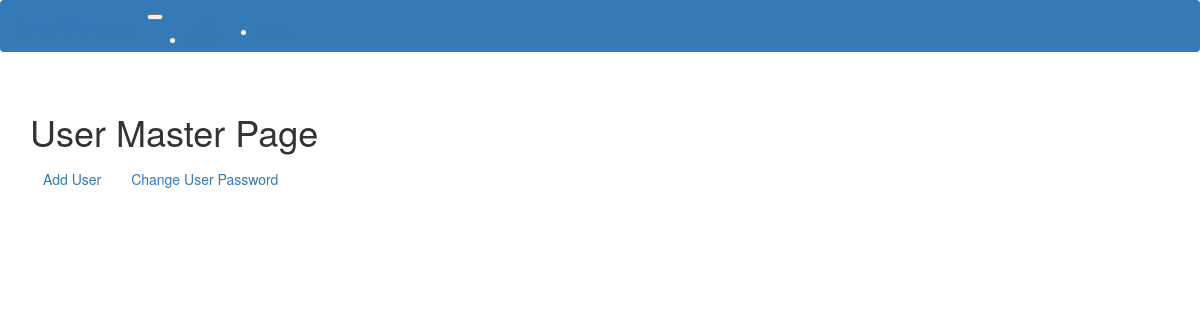
The app's page /master-user/, older data.
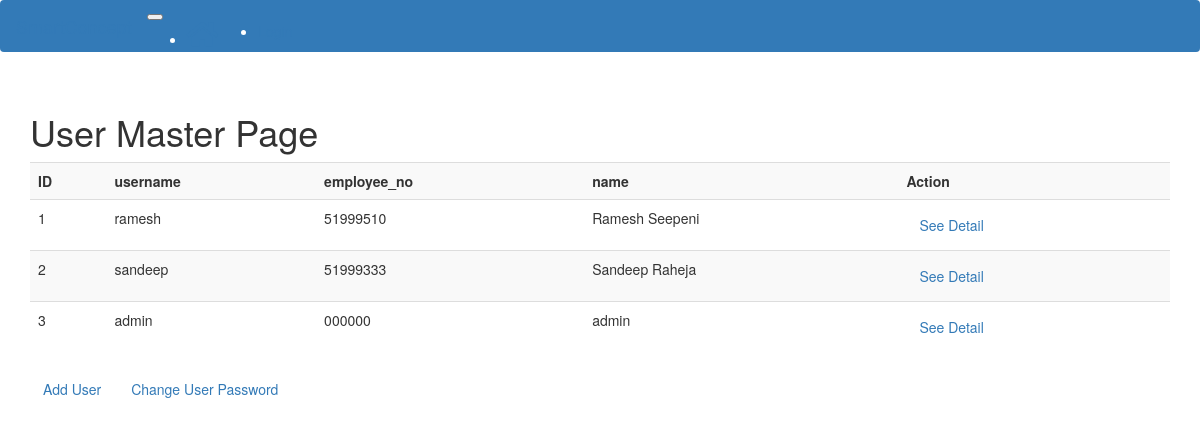
The same page, newer data.
### application/models.py (models this page shows, shortened)
class User(UserMixin, db.Model):
    id = db.Column(db.Integer, primary_key=True)
    username = db.Column(db.String(128), index=True, unique=True)
    name = db.Column(db.String(128))
    employee_no = db.Column(db.String(10), index=True, unique=True)
    email = db.Column(db.String(128), index=True, unique=True)
    password_hash = db.Column(db.String(128))
    last_seen = db.Column(db.DateTime, default=datetime.utcnow)
    posts = db.relationship('Post', backref='author', lazy='dynamic')

### application/views.py (the view)
@app.route('/master-user/', methods=['GET', 'POST'])
def masterUser():
    q = User.query.all()
    return render_template('master-user.html', items=q)

### application/views.py (called while the page is built)
@app.before_request
def before_request():
    if current_user.is_authenticated:
        current_user.last_seen = datetime.utcnow()
        db.session.commit()

### application/templates/master-user.html (shortened to what this page needs)
{% extends 'base.html' %}
{% block app_content %}
		<h1>User Master Page</h1>
		{% if items %}
		<table class="table table-striped">
			<tr>
				<th>ID</th><th>username</th><th>employee_no</th><th>name</th><th>Action</th>
			</tr>
			{% for item in items %}
			<tr>
				<td>{{item.id}}</td><td>{{item.username}}</td><td>{{item.employee_no}}</td><td>{{item.name}}</td><td><a href="/detail-user/{{item.id}}/" class="btn btn-outline-primary">See Detail</a></td>
			</tr>
			{% endfor %}
		</table>
		{% endif %}
		<a href="/add-user/" class="btn btn-outline-primary" role="button">Add User</a>
		<a href="/admin-passwd-chg/" class="btn btn-outline-primary" role="button">Change User Password</a>
{% endblock %}

### application/templates/base.html (shortened to what this page needs)
{% extends 'bootstrap/base.html' %}
{% block styles %}
    <link rel="stylesheet" href="https://use.fontawesome.com/releases/v5.4.1/css/all.css">
{{super()}}
{% endblock %}
{% block navbar %}
<nav class="navbar navbar-expand-md navbar-dark bg-primary">
  <a class="navbar-brand font-weight-bold" href="#">SmartConcept</a>
  <button class="navbar-toggler" type="button" data-toggle="collapse" data-target="#navbarSupportedContent" aria-controls="navbarSupportedContent" aria-expanded="false" aria-label="Toggle navigation">
  </button>
  <div class="collapse navbar-collapse justify-content-between" id="navbarSupportedContent">
    <ul class="navbar-nav mr-auto">
      <li class="nav-item">
        <a class="nav-link font-weight-bold" href="/"><i class="fas fa-home fa-2x"></i> <span class="sr-only">(current)</span></a>
      </li>
    </ul>
    <ul class="navbar-nav">
      {% if current_user.is_anonymous %}
      <li class="nav-item"><a class="nav-link font-weight-bold" href="{{ url_for('login') }}">Login</a></li>
      {% endif %}
    </ul>
  </div>
</nav>
{% endblock %}
{% block content %}
<div class="container">
</div>
<div class="container">
  {% block app_content %}{% endblock %}
</div>
{% endblock %}

Row changes from the older to the newer data that the page shows:
added User: id "1", username "ramesh", employee_no "51999510", name "Ramesh Seepeni"
added User: id "2", username "sandeep", employee_no "51999333", name "Sandeep Raheja"
added User: id "3", username "admin", employee_no "000000", name "admin"
Text that changed along with them:
text now shown: "ID username employee_no name Action"
